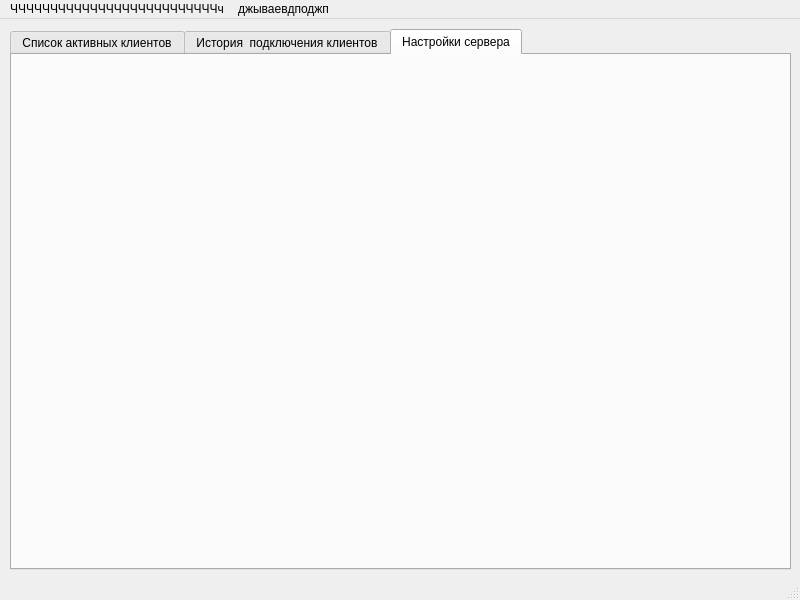
<?xml version="1.0" encoding="UTF-8"?>
<ui version="4.0">
 <class>MainWindow</class>
 <widget class="QMainWindow" name="MainWindow">
  <property name="geometry">
   <rect>
    <x>0</x>
    <y>0</y>
    <width>800</width>
    <height>600</height>
   </rect>
  </property>
  <property name="minimumSize">
   <size>
    <width>800</width>
    <height>600</height>
   </size>
  </property>
  <property name="maximumSize">
   <size>
    <width>800</width>
    <height>600</height>
   </size>
  </property>
  <property name="windowTitle">
   <string>сервер тест</string>
  </property>
  <widget class="QWidget" name="centralwidget">
   <widget class="QTabWidget" name="MainTabWidget">
    <property name="enabled">
     <bool>true</bool>
    </property>
    <property name="geometry">
     <rect>
      <x>10</x>
      <y>10</y>
      <width>781</width>
      <height>541</height>
     </rect>
    </property>
    <property name="font">
     <font>
      <weight>50</weight>
      <bold>false</bold>
     </font>
    </property>
    <property name="tabPosition">
     <enum>QTabWidget::North</enum>
    </property>
    <property name="tabShape">
     <enum>QTabWidget::Rounded</enum>
    </property>
    <property name="currentIndex">
     <number>2</number>
    </property>
    <widget class="QWidget" name="OnLineUserTab">
     <attribute name="title">
      <string>Список активных клиентов</string>
     </attribute>
     <widget class="QTableView" name="active_clients_table">
      <property name="enabled">
       <bool>true</bool>
      </property>
      <property name="geometry">
       <rect>
        <x>0</x>
        <y>10</y>
        <width>771</width>
        <height>351</height>
       </rect>
      </property>
     </widget>
    </widget>
    <widget class="QWidget" name="HistoryUserTab">
     <attribute name="title">
      <string>История  подключения клиентов</string>
     </attribute>
    </widget>
    <widget class="QWidget" name="ServerSetTab">
     <attribute name="title">
      <string>Настройки сервера</string>
     </attribute>
    </widget>
   </widget>
  </widget>
  <widget class="QMenuBar" name="menubar">
   <property name="geometry">
    <rect>
     <x>0</x>
     <y>0</y>
     <width>800</width>
     <height>21</height>
    </rect>
   </property>
   <widget class="QMenu" name="menu">
    <property name="title">
     <string>ЧЧЧЧЧЧЧЧЧЧЧЧЧЧЧЧЧЧЧЧЧЧЧЧЧЧч</string>
    </property>
   </widget>
   <widget class="QMenu" name="menu_2">
    <property name="title">
     <string>джываевдподжп</string>
    </property>
   </widget>
   <addaction name="menu"/>
   <addaction name="menu_2"/>
  </widget>
  <widget class="QStatusBar" name="statusbar"/>
 </widget>
 <resources/>
 <connections/>
 <designerdata>
  <property name="gridDeltaX">
   <number>10</number>
  </property>
  <property name="gridDeltaY">
   <number>10</number>
  </property>
  <property name="gridSnapX">
   <bool>true</bool>
  </property>
  <property name="gridSnapY">
   <bool>true</bool>
  </property>
  <property name="gridVisible">
   <bool>true</bool>
  </property>
 </designerdata>
</ui>
